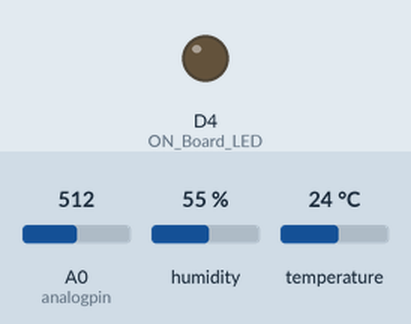
A sketch run on a simulated ESP8266 (NodeMCU). Shown: output pins drawn as LEDs (lit = HIGH). The test bench sets the inputs (shaded band); at power-on: A0 (analogpin) = 512, humidity 55 %, temperature 24 °C. WiFi joins after 1.5 s; servers stay silent unless stated; uploads are accepted with an empty reply; pins used as bus, display or sensor lines are not drawn; what the sketch prints to the serial monitor is not drawn.

Above: at 0.0 s.
At 2.3 s:
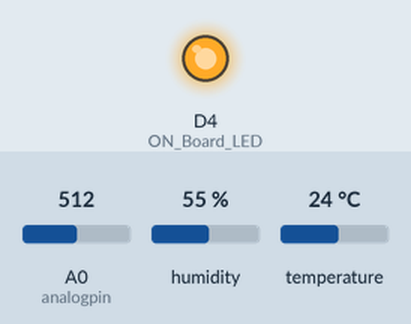
Timing chart, 0 to 3.8 s (numbered marks = the images above):
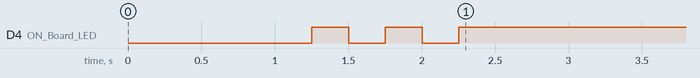

The sketch:

finalalgo.ino
```cpp
#include <MQ7.h>
#include <MQ135.h>
#include <ESP8266WiFi.h>
#include <WiFiClientSecure.h>
#include "DHT.h"
#define DHTTYPE DHT22 // type of the temperature sensor
#define DHTPIN D5 //--> The pin used for the DHT11 sensor is Pin D1 = GPIO5
DHT dht(DHTPIN, DHTTYPE); //--> Initialize DHT sensor, DHT dht(Pin_used, Type_of_DHT_Sensor);

#define ON_Board_LED 2  //--> Defining an On Board LED, used for indicators when the process of connecting to a wifi router

#define S0                D0
#define S1                D1
#define analogpin         A0

const char* ssid = "AAP"; //--> Your wifi name or SSID.
const char* password = "Chutiye@9"; //--> Your wifi password.


//----------------------------------------Host & httpsPort
const char* host = "script.google.com";
const int httpsPort = 443;
//----------------------------------------

WiFiClientSecure client; //--> Create a WiFiClientSecure object.

String GAS_ID = "AKfycbxCy4dqnkEcN76r29s0gUWb7Mcj6szbaJ48c5z7CBVfHwDrNaoeshTZb7VcZssCqSy0"; //--> spreadsheet script ID

float CO;
float gas;

float m1 = -0.6527; //Slope
float b1 = 1.30; //Y-Intercept
float R01 = 3.12; //Sensor Resistance

float m = -0.3376; //Slope
float b = 0.7165; //Y-Intercept
float R0 = 21.91; //Sensor Resistance in fresh air from previous code

float c;
float g;

float avg = 0;
float sum = 0;
int count = 0;

void setup() {
  // put your setup code here, to run once:
  Serial.begin(9600);
  delay(500);

  dht.begin();  //--> Start reading DHT11 sensors
  delay(500);

  WiFi.begin(ssid, password); //--> Connect to your WiFi router
  Serial.println("");

  pinMode(S0, OUTPUT);
  pinMode(S1, OUTPUT);
  pinMode(A0, INPUT);

  pinMode(ON_Board_LED,OUTPUT); //--> On Board LED port Direction output
  digitalWrite(ON_Board_LED, HIGH); //--> Turn off Led On Board

  //----------------------------------------Wait for connection
  Serial.print("Connecting");
  while (WiFi.status() != WL_CONNECTED) {
    Serial.print(".");
    //----------------------------------------Make the On Board Flashing LED on the process of connecting to the wifi router.
    digitalWrite(ON_Board_LED, LOW);
    delay(250);
    digitalWrite(ON_Board_LED, HIGH);
    delay(250);
    //----------------------------------------
  }
  //----------------------------------------
  digitalWrite(ON_Board_LED, HIGH); //--> Turn off the On Board LED when it is connected to the wifi router.
  Serial.println("");
  Serial.print("Successfully connected to : ");
  Serial.println(ssid);
  Serial.print("IP address: ");
  Serial.println(WiFi.localIP());
  Serial.println();
  //----------------------------------------

  client.setInsecure();
}

void loop() {
  // Reading temperature or humidity takes about 250 milliseconds!
  // Sensor readings may also be up to 2 seconds 'old' (its a very slow sensor)
  int h = dht.readHumidity();
  // Read temperature as Celsius (the default)
  float t = dht.readTemperature();
  delay(500);
//  Serial.print(h);
 // Serial.print(t);


  // Check if any reads failed and exit early (to try again).
  if (isnan(h) || isnan(t)) {
    Serial.println("Failed to read from DHT sensor !");
    delay(500);
    return;
  }
  String Temp = "Temperature : " + String(t) + " °C";
  String Humi = "Humidity : " + String(h) + " %";
  Serial.println(Temp);
  Serial.println(Humi);

    float sensor_volt; //Define variable for sensor voltage
    float RS_gas; //Define variable for sensor resistance

    gas = analogRead(analogpin);
    int i;

    // Address 00
    digitalWrite(S0, LOW);
    digitalWrite(S1, HIGH);

    float ratio; //Define variable for ratio
    float sensorValue = gas; //Read analog values of sensor
    sensor_volt = sensorValue*(3.3/1023.0); //Convert analog values to voltage
    RS_gas = ((5.0*10.0)/sensor_volt)-10.0; //Get value of RS in a gas
    ratio = RS_gas/R0;  // Get ratio RS_gas/RS_air
    double ppm_log = (log10(ratio)-b)/m; //Get ppm value in linear scale according to the the ratio value
    double ppm = pow(10, ppm_log); //Convert ppm value to log scale
    Serial.print("GAS PPM = ");
    Serial.println(ppm);
    g = ppm;
    for(i=0;i<5;i++)
    {
      sum += g;
      count +=1;
    }
    delay(8000);
    avg = sum/count;
    Serial.print("\n Actual PPM = ");
    Serial.println(avg);

    if(avg>0 && avg<50)
    {
      Serial.print("\n General Effect : No harm\n");
    }
    else if(avg>51 && avg<100)
    {
      Serial.print("\n General Effect : Tiredness and Headache\n");
    }
    else if(avg>101 && avg<150)
    {
      Serial.print("\n General Effect : Breathing issue for patients of ashtma\n");
    }
    else if(avg>151 && avg<200)
    {
      Serial.print("\n General Effect : Damage to lungs and nausea\n");
    }
    else if(avg>200 && avg<300)
    {
      Serial.print("\n General Effect : Suffocation/Choking and skin/eye irritation\n");
    }
    else if(avg>301)
    {
      Serial.print("\n General Effect : Serious Respiratory illness");
    }

    avg = 0;
    sum = 0;
    count = 0;

    CO = analogRead(analogpin);

    // Address 10
    digitalWrite(S0, HIGH);
    digitalWrite(S1, LOW);

    float sensor_volt1; //Define variable for sensor voltage
    float RS_gas1; //Define variable for sensor resistance
    float ratio1; //Define variable for ratio
    float sensorValue1 = CO; //Read analog values of sensor
    sensor_volt1 = sensorValue1*(3.3/1023.0); //Convert analog values to voltage
    RS_gas1 = ((5.0*10.0)/sensor_volt1)-10.0; //Get value of RS in a gas
    ratio1 = RS_gas1/R01;  // Get ratio RS_gas/RS_air
    double ppm_log1 = (log10(ratio1)-b1)/m1; //Get ppm value in linear scale according to the the ratio value
    double ppm1 = pow(10, ppm_log1); //Convert ppm value to log scale
    Serial.print("\nCO PPM = ");
    c = ppm1;
    Serial.println(c);


  sendData(t, h, c, avg); //--> Calls the sendData Subroutine,g
  delay(1000);

}

// Subroutine for sending data to Google Sheets
//, float cm    , float ga
void sendData(float tem, int hum, float cm, float ga) {
  Serial.println("==========");
  Serial.print("connecting to ");
  Serial.println(host);

  //----------------------------------------Connect to Google host
  if (!client.connect(host, httpsPort)) {
    Serial.println("connection failed");
    return;
  }
  //----------------------------------------

  //----------------------------------------Processing data and sending data
  String string_temperature =  String(tem);
  // String string_temperature =  String(tem, DEC);
  String string_humidity =  String(hum, DEC);
  String string_cm = String(cm);
  String string_gas = String(ga);
  String url = "/macros/s/" + GAS_ID + "/exec?temperature=" + string_temperature + "&humidity="+ string_humidity + "&CO=" + string_cm  + "&GAS=" + string_gas ;
  //+ string_humidity + "&CO=" + string_cm    + "&GAS=" + string_gas
  Serial.print("requesting URL: ");
  Serial.println(url);

  client.print(String("GET ") + url + " HTTP/1.1\r\n" +
         "Host: " + host + "\r\n" +
         "User-Agent: BuildFailureDetectorESP8266\r\n" +
         "Connection: close\r\n\r\n");

  Serial.println("request sent");
  //----------------------------------------

  //----------------------------------------Checking whether the data was sent successfully or not
  while (client.connected()) {
    String line = client.readStringUntil('\n');
    if (line == "\r") {
      Serial.println("headers received");
      break;
    }
  }
  String line = client.readStringUntil('\n');
  if (line.startsWith("{\"state\":\"success\"")) {
    Serial.println("esp8266/Arduino CI successfull!");
  } else {
    Serial.println("esp8266/Arduino CI has failed");
  }
  Serial.print("reply was : ");
  Serial.println(line);
  Serial.println("closing connection");
  Serial.println("==========");
  Serial.println();
  //----------------------------------------
}
```
